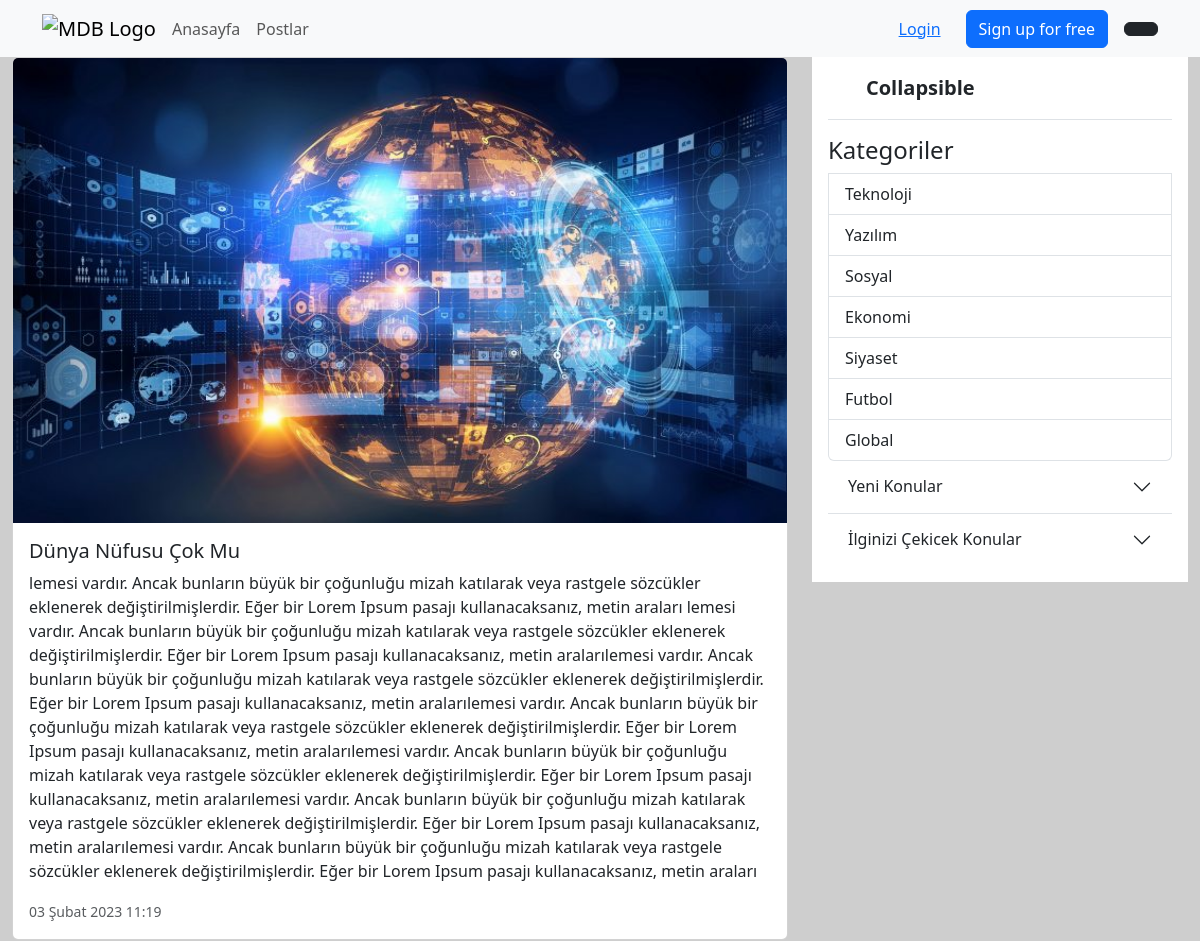
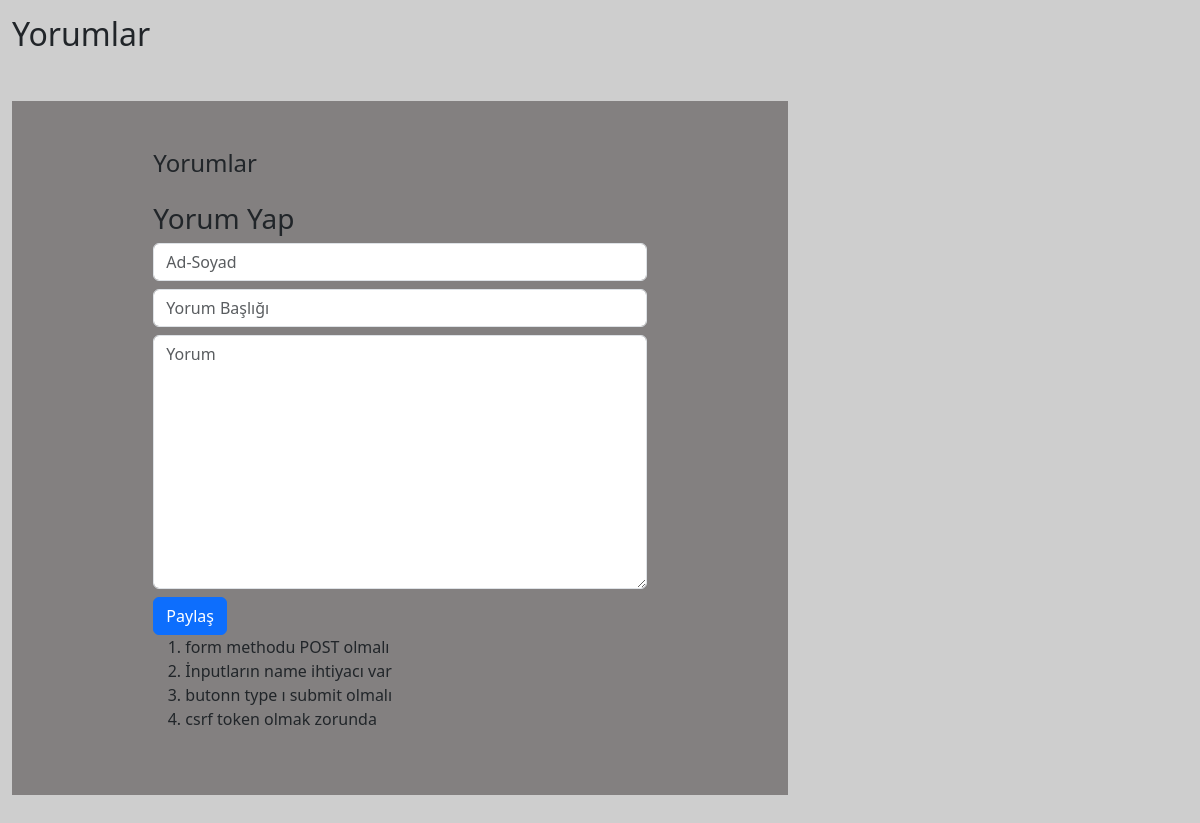
The page /detay/4/ on the database its author committed (2 pictures, top to bottom).
### appMy/models.py (models this page shows, shortened)
class Sozluk(models.Model):
    category = models.ForeignKey(Category, verbose_name=("Kategori"), on_delete=models.CASCADE,null=True)
    title = models.CharField(("Başlık"), max_length=50)
    text = models.TextField(("İçerik Yazısı"),max_length=2000)
    date_now = models.DateTimeField(("Tarih"), auto_now_add=True)
    image = models.FileField(("Fotoğraf"), upload_to='', max_length=100)

class Category(models.Model):
    title = models.CharField(("Kategori"), max_length=50)

### appMy/views.py (the view)
# urls.py: path('detay/<id>/',Detail),
def Detail(request,id):
    sozluk = Sozluk.objects.get(id=id)
    sozluks_new = Sozluk.objects.all().order_by("-date_now")[:3]
    sozluks_random = Sozluk.objects.all().order_by("?")[:3]
    categorys = Category.objects.all()
    comments = Comment.objects.filter(sozluk=sozluk)
    if request.method == "POST":
        user1 = request.POST["user"]
        title1 = request.POST["title"]
        text1 = request.POST["text"]
        comm = Comment(user=user1, title=title1, text=text1, sozluk=sozluk)
        comm.save()
    context={
        "sozluk": sozluk,
        "sozluks_new": sozluks_new,
        "sozluks_random": sozluks_random,
        "categorys": categorys,
        "comments":comments,
    }
    return render(request, 'detail.html',context)

### appMy/templates/detail.html (shortened to what this page needs)
{% extends 'base.html' %}
{% load static %}
{% block body %}
    <main>
        <div class="container-fluid">
            <div class="row">
                <div class="col-8">
                    <div class="card mb-3">
                        <img src="{{ sozluk.image.url }}" class="card-img-top" alt="...">
                        <div class="card-body">
                            <h5 class="card-title">{{ sozluk.title }}</h5>
                            <p class="card-text">{{ sozluk.text }}</p>
                            <p class="card-text"><small class="text-muted">{{ sozluk.date_now }}</small></p>
                        </div>
                    </div>
                    <h2>Yorumlar</h2>
                    <section style="background-color: #838080;">
                        <div class="container my-5 py-5 text-dark">
                          <div class="row d-flex justify-content-center">
                            <div class="col-md-12 col-lg-10 col-xl-8">
                              <div class="d-flex justify-content-between align-items-center mb-4">
                                <h4 class="text-dark mb-0">Yorumlar</h4>
                              </div>
                              <div class="col-12">
                                <h3>Yorum Yap</h3>
                                <form method="POST">
                                    <input type="text" class="form-control my-2" name="user" id="" placeholder="Ad-Soyad">
                                    <input type="text" class="form-control my-2" name="title" id="" placeholder="Yorum Başlığı">
                                    <textarea name="text" id="" cols="30" rows="10" class="form-control my-2" placeholder="Yorum"></textarea>
                                    <button type="submit" class="btn btn-primary">Paylaş</button>
                                </form>
                                <ol>
                                    <li>form methodu POST olmalı</li>
                                    <li>İnputların name ihtiyacı var</li>
                                    <li>butonn type ı submit olmalı</li>
                                    <li>csrf token olmak zorunda</li>
                                </ol>
                            </div>
                            </div>
                          </div>
                        </div>
                      </section>
                </div>
                {% include 'part/_sidenav.html' %}
            </div>
        </div>
    </main>
{% endblock body %}

### appMy/templates/part/_sidenav.html (shortened to what this page needs)
{% load static %}
<div class="col-4">
    <div class="flex-shrink-0 p-3 bg-white">
        <a href="/" class="d-flex align-items-center pb-3 mb-3 link-dark text-decoration-none border-bottom">
            <svg class="bi pe-none me-2" width="30" height="24">
                <use xlink:href="#bootstrap"></use>
            </svg>
            <span class="fs-5 fw-semibold">Collapsible</span>
        </a>
        <div class="list-group">
            <h4>Kategoriler</h4>
            {% for i in categorys %}
            <a href="/post/{{ i.id }}/" class="list-group-item list-group-item-action">{{ i.title }}</a>
            {% endfor %}
        </div>
        <div class="accordion accordion-flush" id="accordionFlushExample">
            <div class="accordion-item">
                <h2 class="accordion-header" id="flush-headingOne">
                    <button class="accordion-button collapsed" type="button" data-bs-toggle="collapse"
                        data-bs-target="#flush-collapseOne" aria-expanded="false" aria-controls="flush-collapseOne">
                        Yeni Konular
                    </button>
                </h2>
            </div>
            <div class="accordion-item">
                <h2 class="accordion-header" id="flush-heading2">
                    <button class="accordion-button collapsed" type="button" data-bs-toggle="collapse"
                        data-bs-target="#flush-collapse2" aria-expanded="false" aria-controls="flush-collapse2">
                        İlginizi Çekicek Konular
                    </button>
                </h2>
            </div>
        </div>
    </div>
</div>

### appMy/templates/base.html (style rules this page uses)
body { background: #cecece }

### rows shown on the page
Sozluk: image (picture), title "Dünya Nüfusu Çok Mu", text "lemesi vardır. Ancak bunların büyük bir çoğunluğu mizah katılarak veya rastgele sözcükler eklenerek değiştirilmişlerdir. Eğer bir Lorem Ipsum pasajı kullanacaksanız, metin araları lemesi vardır. Ancak bunların büyük bir çoğunluğu mizah katılarak veya rastgele sözcükler eklenerek değiştirilmişlerdir. Eğer bir Lorem Ipsum pasajı kullanacaksanız, metin aralarılemesi vardır. Ancak bunların büyük bir çoğunluğu mizah katılarak veya rastgele sözcükler eklenerek değiştirilmişlerdir. Eğer bir Lorem Ipsum pasajı kullanacaksanız, metin aralarılemesi vardır. Ancak bunların büyük bir çoğunluğu mizah katılarak veya rastgele sözcükler eklenerek değiştirilmişlerdir. Eğer bir Lorem Ipsum pasajı…", date_now "03 Şubat 2023 11:19"
Category: title "Teknoloji"
Category: title "Yazılım"
Category: title "Sosyal"
Category: title "Ekonomi"
Category: title "Siyaset"
Category: title "Futbol"
Category: title "Global"
